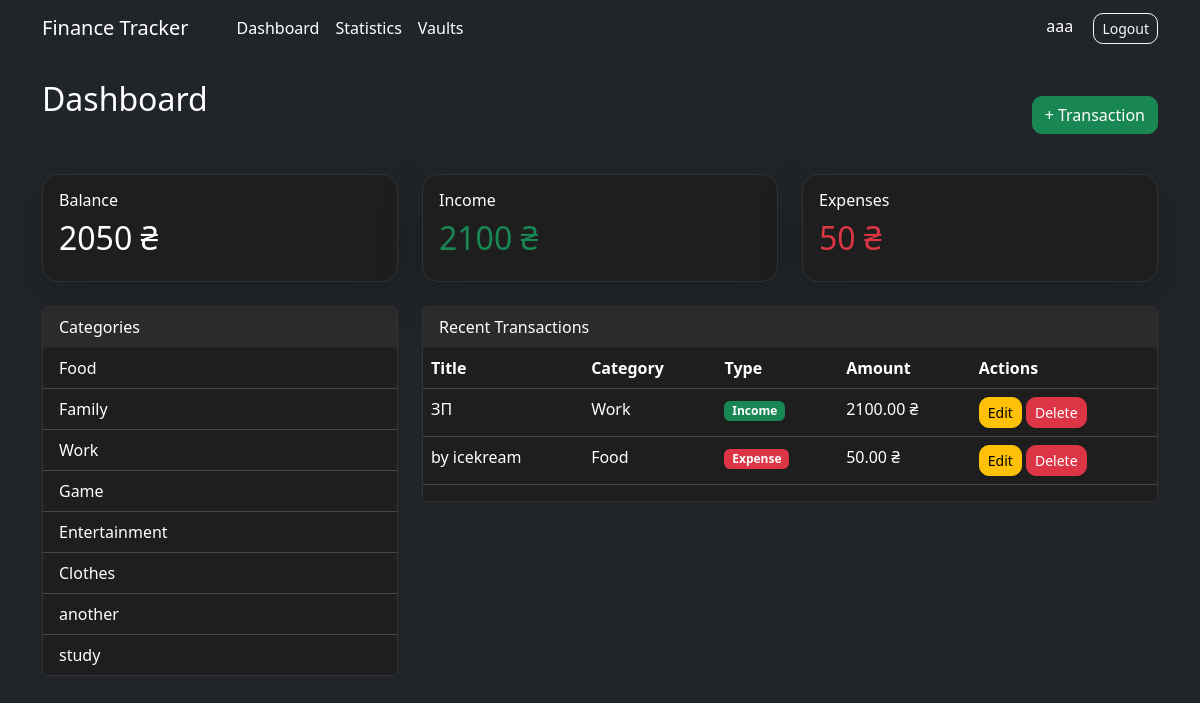
Screenshot of / (signed in) with the database file from the repository.
### finance/models.py (models this page shows, shortened)
class Category(models.Model):
    name = models.CharField(max_length=100)
    def __str__(self):
        return self.name

class Expense(models.Model):
    TYPE_CHOICES = [
        ('expense', 'Expense'),
        ('income', 'Income'),
    ]
    owner = models.ForeignKey(User, on_delete=models.CASCADE)
    vault = models.ForeignKey(Vault, on_delete=models.CASCADE, null=True, blank=True)
    category = models.ForeignKey(Category, on_delete=models.SET_NULL, null=True)
    title = models.CharField(max_length=100)
    amount = models.DecimalField(max_digits=10, decimal_places=2)
    transaction_type = models.CharField(
        max_length=10,
        choices=TYPE_CHOICES,
        default='expense'
    )
    created_at = models.DateTimeField(auto_now_add=True)

### dashboard/views.py (the view)
# urls.py: path('', views.home, name='home'),
@login_required
def home(request):
    income_data = Expense.objects.filter(
        owner=request.user,
        vault__isnull=True,
        transaction_type='income'
    ).aggregate(total=Sum('amount'))
    expense_data = Expense.objects.filter(
        owner=request.user,
        vault__isnull=True,
        transaction_type='expense'
    ).aggregate(total=Sum('amount'))
    income_total = income_data['total'] or 0
    expense_total = expense_data['total'] or 0
    balance = income_total - expense_total
    expenses = Expense.objects.filter(
        owner=request.user,
        vault__isnull=True
    ).order_by('-created_at')[:5]
    categories = Category.objects.all()
    context = {
        'income': income_total,
        'expense': expense_total,
        'balance': balance,
        'expenses': expenses,
        'categories': categories,
    }
    return render(request, 'dashboard/home.html', context)

### templates/dashboard/home.html (shortened to what this page needs)
{% extends 'base.html' %}
{% block content %}
<div class="d-flex justify-content-between align-items-center mb-4">
    <div>
        <h2>Dashboard</h2>
        <small class="text-muted">
        </small>
    </div>
    <a href="{% url 'add_transaction' %}" class="btn btn-success">
        + Transaction
    </a>
</div>
<div class="row mb-4">
    <div class="col-md-4">
        <div class="card shadow-lg rounded-4">
            <div class="card-body">
                <h6>Balance</h6>
                <h2>{{ balance }} ₴</h2>
            </div>
        </div>
    </div>
    <div class="col-md-4">
        <div class="card shadow-lg rounded-4">
            <div class="card-body">
                <h6>Income</h6>
                <h2 class="text-success">
                    {{ income }} ₴
                </h2>
            </div>
        </div>
    </div>
    <div class="col-md-4">
        <div class="card shadow-lg rounded-4">
            <div class="card-body">
                <h6>Expenses</h6>
                <h2 class="text-danger">
                    {{ expense }} ₴
                </h2>
            </div>
        </div>
    </div>
</div>
<div class="row">
    <div class="col-md-4">
        <div class="card">
            <div class="card-header">
                Categories
            </div>
            <ul class="list-group list-group-flush">
                {% for category in categories %}
                <li class="list-group-item">
                    {{ category.name }}
                </li>
                {% empty %}
                <li class="list-group-item">
                    No categories
                </li>
                {% endfor %}
            </ul>
        </div>
    </div>
    <div class="col-md-8">
        <div class="card">
            <div class="card-header">
                Recent Transactions
            </div>
            <table class="table">
                <thead>
                    <tr>
                        <th>Title</th>
                        <th>Category</th>
                        <th>Type</th>
                        <th>Amount</th>
                        <th>Actions</th>
                    </tr>
                </thead>
                <tbody>
                    {% for expense in expenses %}
                    <tr>
                        <td>{{ expense.title }}</td>
                        <td>{{ expense.category }}</td>
                        <td>
                            {% if expense.transaction_type == 'income' %}
                            <span class="badge bg-success">
                                Income
                            </span>
                            {% else %}
                            <span class="badge bg-danger">
                                Expense
                            </span>
                            {% endif %}
                        </td>
                        <td>{{ expense.amount }} ₴</td>
                        <td>
                            <a href="{% url 'edit_transaction' expense.id %}" class="btn btn-warning btn-sm">
                                Edit
                            </a>
                            <a href="{% url 'delete_transaction' expense.id %}" class="btn btn-danger btn-sm">
                                Delete
                            </a>
                        </td>
                    </tr>
                    {% empty %}
                    <tr>
                        <td colspan="5">
                            No transactions
                        </td>
                    </tr>
                    {% endfor %}
                </tbody>
            </table>
        </div>
    </div>
</div>
{% endblock %}

### templates/base.html (shortened to what this page needs)
{% load static %}
<!DOCTYPE html>
<html lang="uk">
<head>
    <link href="https://cdn.jsdelivr.net/npm/bootstrap@5.3.7/dist/css/bootstrap.min.css" rel="stylesheet">
    <link rel="stylesheet" href="{% static 'css/style.css' %}">
</head>
<body class="bg-dark">
    <nav class="navbar navbar-expand-lg navbar-dark bg-dark">
        <div class="container">
            <a class="navbar-brand" href="/">
                Finance Tracker
            </a>
            <div class="navbar-nav ms-4">
                <a class="nav-link text-white" href="/">
                    Dashboard
                </a>
                <a class="nav-link text-white" href="{% url 'statistics' %}">
                    Statistics
                </a>
                <a class="nav-link text-white" href="{% url 'vaults' %}">
                    Vaults
                </a>
            </div>
            <div class="ms-auto">
                {% if user.is_authenticated %}
                <span class="text-white me-3">
                    {{ user.username }}
                </span>
                <form method="post" action="{% url 'logout' %}" class="d-inline">
                    <button type="submit" class="btn btn-outline-light btn-sm">
                        Logout
                    </button>
                </form>
                {% endif %}
            </div>
        </div>
    </nav>
    <div class="container mt-4">
        {% block content %}
        {% endblock %}
    </div>
</body>
</html>

### static/css/style.css (style rules this page uses)
body { background-color: #121212; color: #ffffff; }
.container { background: transparent; }
.card { background-color: #1e1e1e; color: white; border: 1px solid #333; }
.card-header { background-color: #2b2b2b; color: white; }
.table { color: white; --bs-table-bg: #1e1e1e; --bs-table-striped-bg: #252525; --bs-table-border-color: #444; }
.list-group-item { background-color: #1e1e1e; color: white; border-color: #444; }
.btn { border-radius: 10px; }
a { text-decoration: none; }
.table, .table th, .table td { color: #fff !important; }
.table thead th { color: #fff !important; }
.table tbody td { color: #fff !important; }

### rows the page displays
Category: name "Food"
Category: name "Family"
Category: name "Work"
Category: name "Game"
Category: name "Entertainment"
Category: name "Clothes"
Category: name "another"
Category: name "study"
Expense: title "ЗП", category "Work", transaction_type "Income", amount "2100.00"
Expense: title "by icekream", category "Food", transaction_type "Expense", amount "50.00"

### other values shown
{{ user.username }} "aaa"
{{ balance }} "2050"
{{ income }} "2100"
{{ expense }} "50"
